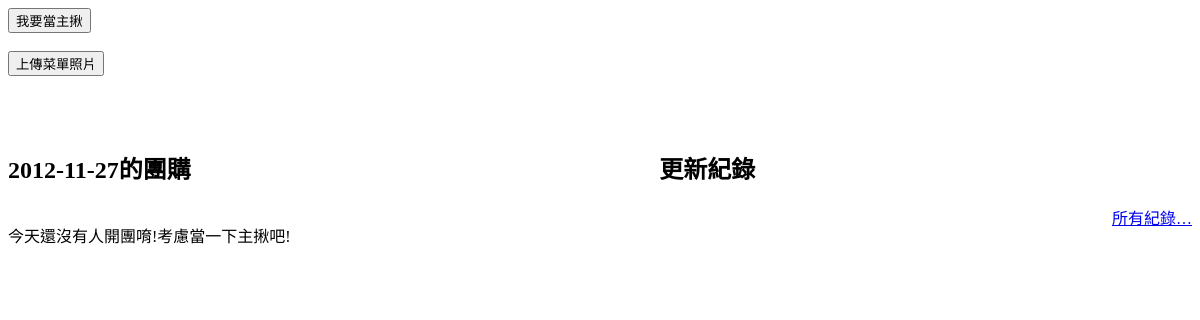
/, run on an earlier commit of the app's database.
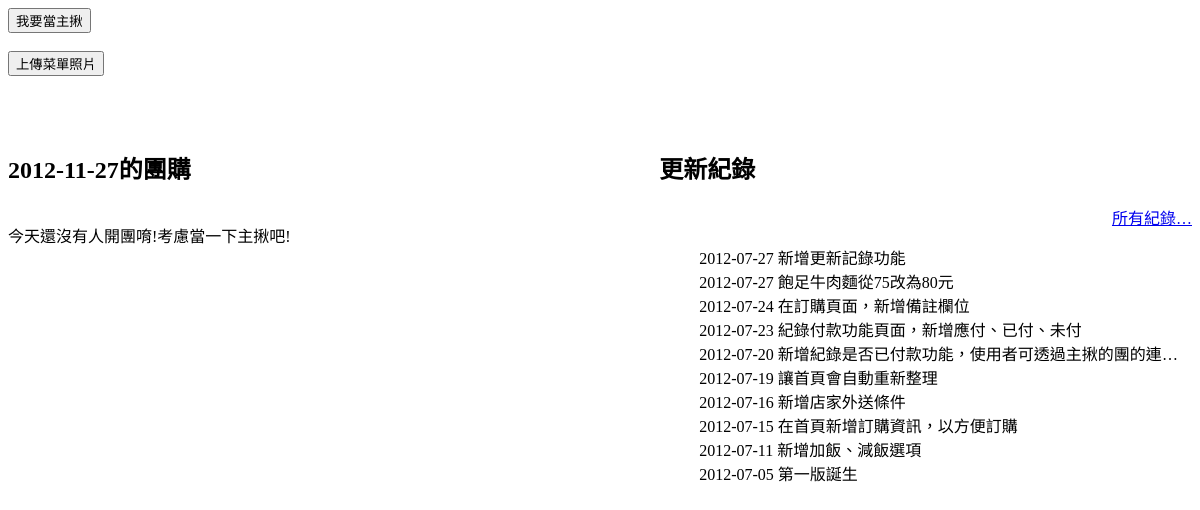
And on a later commit of the database.
### tables this page shows
CREATE TABLE `changelog` (
  `id` int(11) NOT NULL auto_increment,
  `changeContent` text NOT NULL,
  `changeDate` text NOT NULL,
  PRIMARY KEY  (`id`)
);

### index.php (the view, shortened to what this page needs)
<?php require_once('Connections/connection.php'); ?>
<?php
	$today=date("Y-m-d");
?>
<!DOCTYPE html PUBLIC "-//W3C//DTD XHTML 1.0 Strict//EN" "http://www.w3.org/TR/xhtml1/DTD/xhtml1-strict.dtd">
<html xmlns="http://www.w3.org/1999/xhtml" dir="ltr" lang="zh-tw" xml:lang="zh-tw">
	<head>
	</head>
	<body>
		<input id="create_button" type="button" value="我要當主揪">
		<br/><br/>
		<input id="upload_button" type="button" value="上傳菜單照片">
		<br/><br/>
		<br/><br/>
		<div style="float:left;width:45%">
		<h2><?php echo $today ?>的團購</h2>
		<br/>
		<?php
		$query = "SELECT * FROM lunchGroup WHERE orderDate='$today' order by id DESC";
		$result = mysql_query($query, $connection) or die(mysql_error());
		$num=mysql_num_rows($result);
		if ($result) {
		?>
		<?php
			if($num==0) { echo "今天還沒有人開團唷!考慮當一下主揪吧!";}
		}
		?>
	</div>
	<div style="float:right;width:45%">
		<h2>更新紀錄</h2>
		<p style="text-align:right;"><a href="changelog.php">所有紀錄…</a></p>
		<ul>
		<?php
			$query7 = "SELECT * FROM changeLog order by changeDate DESC limit 0,10";
			$result7 = mysql_query($query7, $connection) or die(mysql_error());
			if ($result7) {
				while ( $row7 = mysql_fetch_assoc($result7) ) {
		?>
			<li class="ellipsis">
				<span><?php echo $row7['changeDate']; ?></span>
				<span><?php echo $row7['changeContent']; ?></span>
			</li>
		<?php
				}
			}
		?>
		</ul>
	</div>
	</body>
</html>

What changed in the data, as far as the page shows it:
added changelog: changeDate "2012-07-27", changeContent "新增更新記錄功能"
added changelog: changeDate "2012-07-27", changeContent "飽足牛肉麵從75改為80元"
added changelog: changeDate "2012-07-24", changeContent "在訂購頁面，新增備註欄位"
added changelog: changeDate "2012-07-23", changeContent "紀錄付款功能頁面，新增應付、已付、未付"
added changelog: changeDate "2012-07-20", changeContent "新增紀錄是否已付款功能，使用者可透過主揪的團的連…"
added changelog: changeDate "2012-07-19", changeContent "讓首頁會自動重新整理"
added changelog: changeDate "2012-07-16", changeContent "新增店家外送條件"
added changelog: changeDate "2012-07-15", changeContent "在首頁新增訂購資訊，以方便訂購"
added changelog: changeDate "2012-07-11", changeContent "新增加飯、減飯選項"
added changelog: changeDate "2012-07-05", changeContent "第一版誕生"
